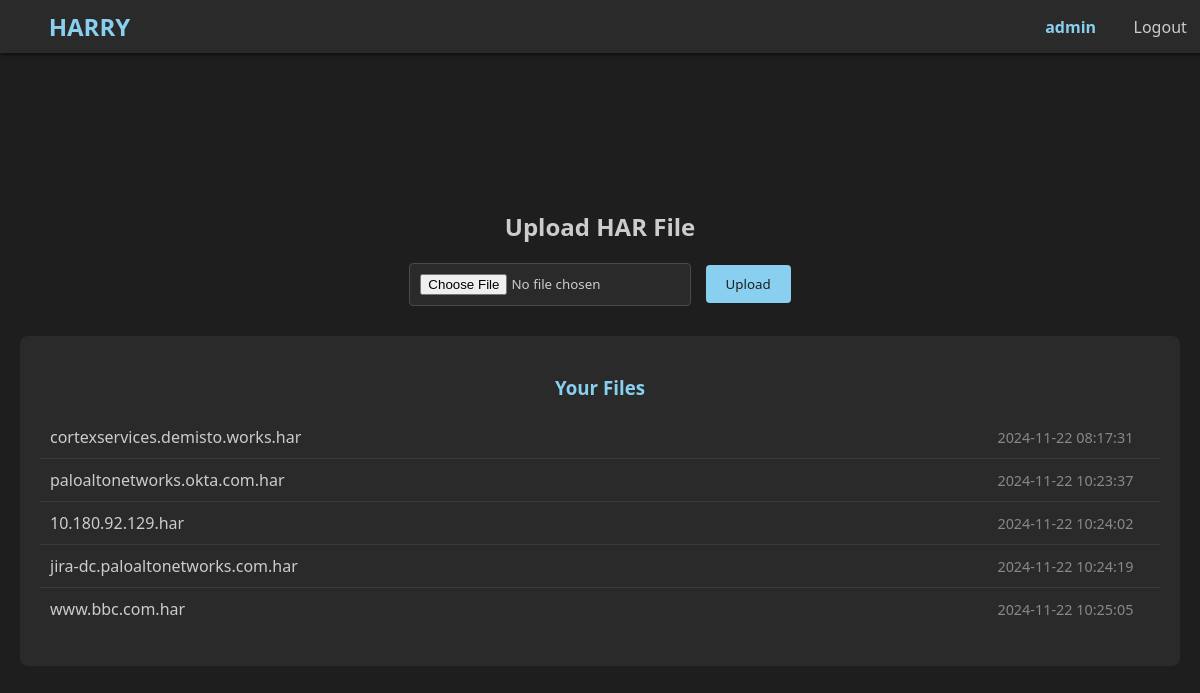
Page / (signed in) on the earlier database version.
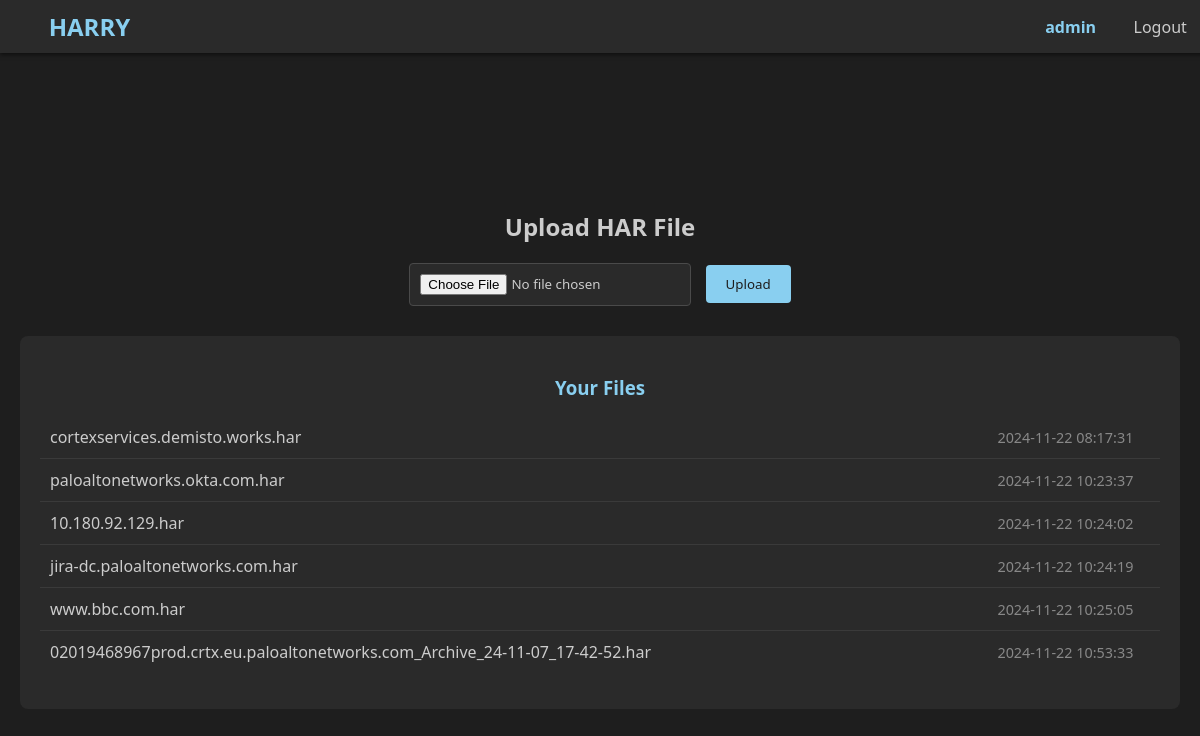
Same page on the later database version.
### models.py (models this page shows)
class HARFile(db.Model):
    id = db.Column(db.Integer, primary_key=True)
    filename = db.Column(db.String(255), nullable=False)
    upload_date = db.Column(db.DateTime, nullable=False, default=datetime.utcnow)
    user_id = db.Column(db.Integer, db.ForeignKey('user.id'), nullable=False)

### app.py (the view, shortened to what this page needs)
@app.route('/', methods=['GET', 'POST'])
@login_required
def upload_file():
    user_files = get_user_files(current_user.id)
    return render_template('upload.html', app_name='HARRY', files=user_files)

### app.py (called while the page is built)
@login_manager.user_loader
def load_user(user_id):
    return User.query.get(int(user_id))

def get_user_files(user_id):
    return HARFile.query.filter_by(user_id=user_id).all()

### templates/upload.html
{% extends "base.html" %}
{% block content %}
<div class="upload-container">
    <h2>Upload HAR File</h2>
    <form method="post" enctype="multipart/form-data">
        <input type="file" name="harfile" accept=".har" aria-label="Upload HAR File" required>
        <input type="submit" value="Upload">
    </form>
    {% if files %}
    <div class="files-list">
        <h3>Your Files</h3>
        <ul id="files-list">
            {% for file in files %}
            <li>
                <a href="{{ url_for('requests_page', filename=file.filename) }}">
                    {{ file.filename }}
                </a>
                <div class="file-actions">
                    <span class="upload-date">{{ file.upload_date.strftime('%Y-%m-%d %H:%M:%S') }}</span>
                    <i class="fas fa-trash delete-btn"
                   data-filename="{{ file.filename }}"
                   title="Delete file"></i>
                </div>
            </li>
            {% endfor %}
        </ul>
    </div>
    {% endif %}</div>
{% endblock %}

Differences in the rows shown:
added HARFile: filename "02019468967prod.crtx.eu.paloaltonetworks.com_Archive_24-11-07_17-42-52.har", upload_date "2024-11-22 10:53:33"
